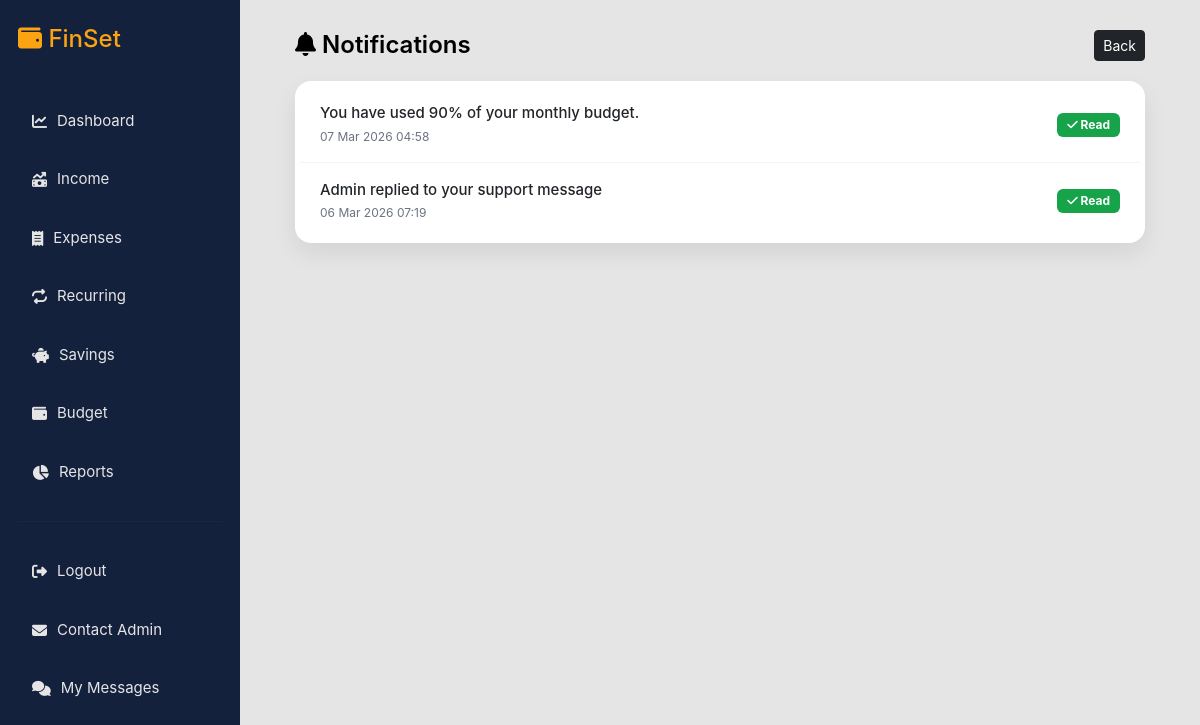
The app's page /notifications/index.php (signed in) with its own data.
### tables this page shows
CREATE TABLE IF NOT EXISTS `notifications` (
  `id` int NOT NULL AUTO_INCREMENT,
  `user_id` int NOT NULL,
  `message` varchar(255) NOT NULL,
  `type` varchar(50) DEFAULT NULL,
  `is_read` tinyint DEFAULT '0',
  `created_at` timestamp NULL DEFAULT CURRENT_TIMESTAMP,
  PRIMARY KEY (`id`)
);

### notifications/index.php (the view, shortened to what this page needs)
<?php
include "../config/database.php";
$user_id = $_SESSION['user_id'];
$result = mysqli_query($conn,"
SELECT * FROM notifications
WHERE user_id='$user_id'
ORDER BY created_at DESC
");
?>
<!DOCTYPE html>
<html>
<head>
<link href="https://cdn.jsdelivr.net/npm/bootstrap@5.3.0/dist/css/bootstrap.min.css" rel="stylesheet">
<link rel="stylesheet" href="https://cdnjs.cloudflare.com/ajax/libs/font-awesome/6.5.0/css/all.min.css">
</head>
<body>
<div class="main-container">
<?php include "../includes/sidebar.php"; ?>
<div class="content">
<div class="notifications-container">
<div class="page-header">
<h4>
<i class="fa-solid fa-bell"></i>
Notifications
</h4>
<a href="../dashboard/index.php" class="btn btn-sm btn-dark">
Back
</a>
</div>
<div class="card">
<?php while($row=mysqli_fetch_assoc($result)){ ?>
<div class="notification-item">
<div>
<div class="notification-message">
<?= htmlspecialchars($row['message']) ?>
</div>
<div class="notification-time">
<?= date("d M Y H:i",strtotime($row['created_at'])) ?>
</div>
</div>
<div>
<?php if(!$row['is_read']){ ?>
<a href="?read=<?= $row['id'] ?>" class="btn btn-read">
<i class="fa-solid fa-check"></i> Mark Read
</a>
<?php }else{ ?>
<span class="badge badge-read">
<i class="fa-solid fa-check"></i> Read
</span>
<?php } ?>
</div>
</div>
<?php } ?>
</div>
</div>
</div>
</body>
</html>

### notifications/index.php (style rules this page uses)
body { margin:0; background:#E5E5E5; font-family:'Inter','Segoe UI',sans-serif; color:#000000; }
.main-container { display:flex; }
.content { margin-left:240px; width:calc(100% - 240px); padding:30px; display:flex; justify-content:center; }
.notifications-container { width:100%; max-width:850px; }
.page-header { display:flex; justify-content:space-between; align-items:center; margin-bottom:20px; }
.page-header h4 { margin:0; font-weight:600; }
.card { border:none; border-radius:16px; background:#FFFFFF; box-shadow:0 10px 25px rgba(0,0,0,0.08); padding:5px; }
.notification-item { display:flex; justify-content:space-between; align-items:center; padding:16px 20px; border-bottom:1px solid #f1f5f9; transition:0.25s; }
.notification-item:last-child { border-bottom:none; }
.notification-message { font-size:15px; font-weight:500; }
.notification-time { font-size:12px; color:#6b7280; margin-top:3px; }
.badge-read { background:#16a34a; color:white; padding:6px 10px; border-radius:6px; font-size:12px; }

### records on screen
notifications: message "You have used 90% of your monthly budget.", created_at "07 Mar 2026 04:58", is_read 1 (drawn)
notifications: message "Admin replied to your support message", created_at "06 Mar 2026 07:19", is_read 1 (drawn)
